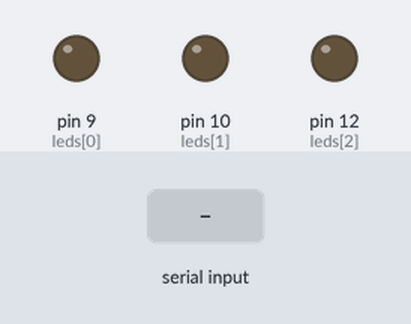
A sketch run on a simulated Arduino Uno, built with avr-gcc and run on an emulated ATmega328P. On the bench: output pins drawn as LEDs (lit = HIGH). The inputs (shaded band) are chosen by the test bench. Random numbers use the default seed unless the sketch sets one.

Above: at 1.2 s.
1.3 s: "1\n" received over Serial
At 1.97 s:
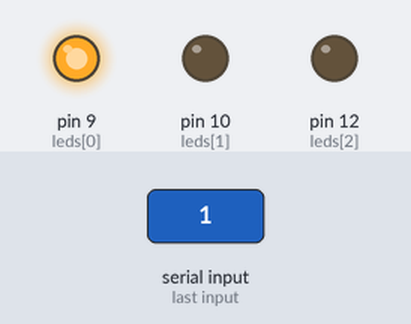
At 3.8 s:
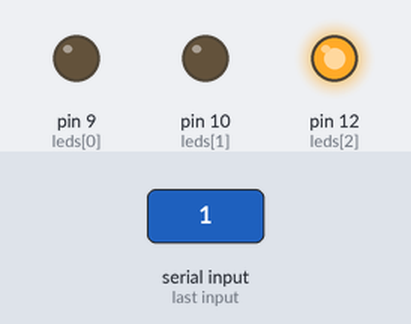
Timing chart, 0 to 5.3 s (numbered marks = the images above; inputs shaded):
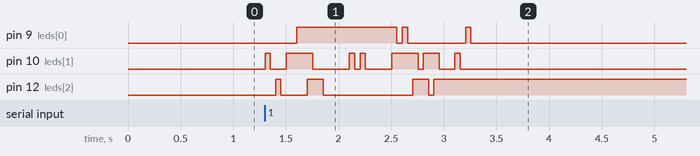

Measured:
- after the input at 1.3 s, pin 9 (leds[0]): goes HIGH 0.95 s, LOW 0.05 s, HIGH 0.05 s, LOW 0.55 s, HIGH 0.05 s, then LOW, starting after 0.30 s; pin 12 (leds[2]): goes HIGH 0.05 s, LOW 0.25 s, HIGH 0.15 s, LOW 0.85 s, HIGH 0.15 s, LOW 0.05 s, then HIGH, starting after 0.10 s

The sketch:

mc10.ino
```cpp
int i;
int leds[] = {9, 10, 12};
void setup()
{
  for (i=0; i<3; i++)
  {
    pinMode(leds[i], OUTPUT);
  }
  Serial.begin(9600);
}

void loop()
{
  int cmd = Serial.parseInt();
  if(cmd == 1)
  {
    for (i=0; i<20; i++)
    {
      digitalWrite(leds[random(3)], 1);
      delay(50);
      digitalWrite(leds[random(3)], 0);
      delay(50);
    }
  }
}
```
